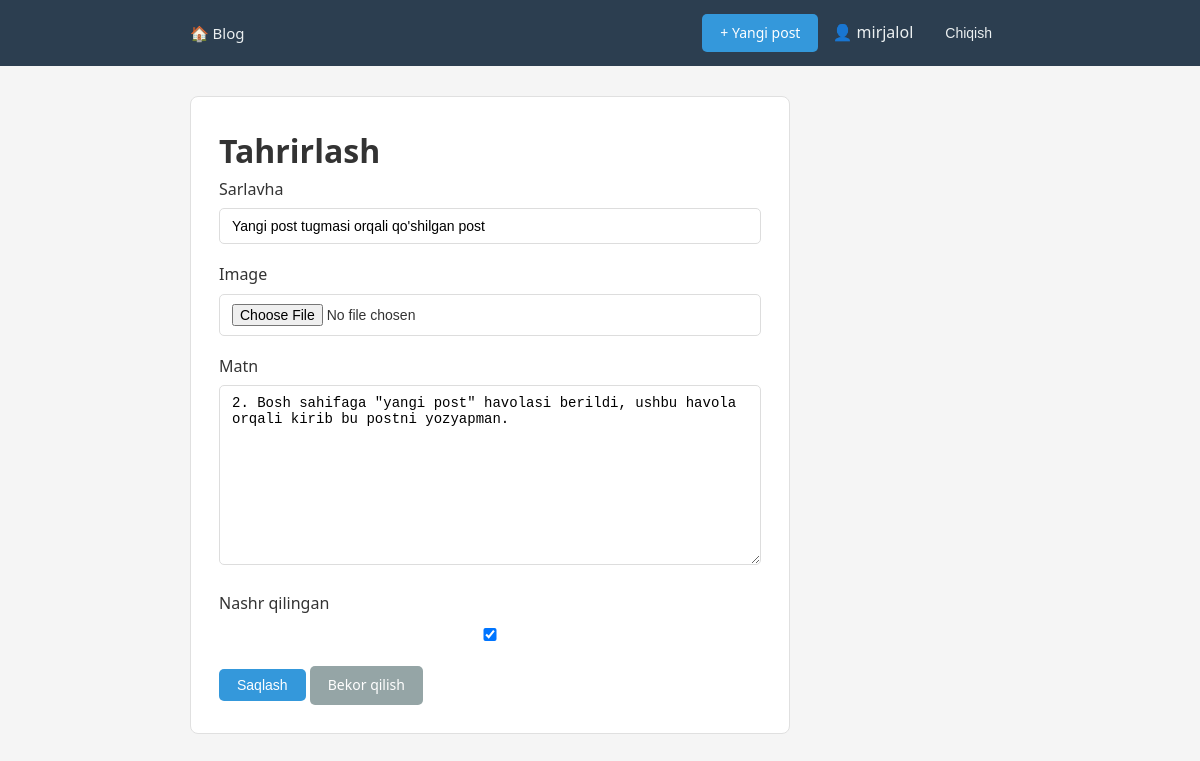
Page /posts/9/tahrir/ (signed in) on the committed database.
### posts/models.py (models this page shows, shortened)
class Post(models.Model):
    title      = models.CharField(max_length=200)
    slug       = models.SlugField(max_length=200, unique=True, blank=True)
    content    = models.TextField()
    image      = models.ImageField(upload_to='post_images/', blank=True, null=True)
    created_at = models.DateTimeField(auto_now_add=True)
    updated_at = models.DateTimeField(auto_now=True)
    published  = models.BooleanField(default=False)
    class Meta:
        ordering = ['-created_at']

### posts/views.py (the view, shortened to what this page needs)
class PostUpdateView(LoginRequiredMixin, UpdateView):
    model         = Post
    form_class    = PostForm
    template_name = 'posts/post_form.html'
    login_url     = '/login/'

### posts/forms.py
class PostForm(forms.ModelForm):
    class Meta:
        model = Post
        fields = ['title', 'image', 'content', 'published']
        widgets = {
            'title': forms.TextInput(attrs={'class': 'form-control', 'placeholder': 'Post sarlavhasi'}),
            'slug': forms.TextInput(attrs={'class': 'form-control', 'placeholder': 'URL uchun slug'}),
            'content': forms.Textarea(attrs={'class': 'form-control', 'placeholder': 'Post matni'}),
            'published': forms.CheckboxInput(attrs={'class': 'form-check-input'}),
        }
        labels = {
            'title': 'Sarlavha',
            'content': 'Matn',
            'published': 'Nashr qilingan',
        }

### templates/posts/post_form.html (shortened to what this page needs)
{% extends 'base.html' %}
{% block content %}
<div class="form-wrap">
    <h1>{% if post %}Tahrirlash{% else %}Yangi post{% endif %}</h1>
    <form method="post" enctype="multipart/form-data">
        {% for field in form %}
        <div class="form-group">
            <label>{{ field.label }}</label>
            {{ field }}
        </div>
        {% endfor %}
        <button type="submit" class="btn btn-primary">
            {% if post %}Saqlash{% else %}Yaratish{% endif %}
        </button>
        <a href="{% url 'bosh' %}" class="btn btn-secondary">Bekor qilish</a>
    </form>
</div>
{% endblock %}

### templates/base.html (shortened to what this page needs)
{% load static %}
<!DOCTYPE html>
<html lang="uz">
<head>
    <link rel="stylesheet" href="{% static 'css/style.css' %}">
</head>
<body>
<nav>
    <div class="container">
        <a href="{% url 'bosh' %}">🏠 Blog</a>
        <div class="nav-right">
            {% if request.user.is_authenticated %}
                <a href="{% url 'post_create' %}" class="btn btn-primary">
                    + Yangi post
                </a>
                <span style="color:#ecf0f1">
                    👤 {{ request.user.username }}
                </span>
                <form method="post" action="{% url 'logout' %}"
                      style="display:inline">
                    <button type="submit" class="btn"
                            style="color:#ecf0f1;background:none">
                        Chiqish
                    </button>
                </form>
            {% else %}
                <a href="{% url 'login' %}" style="color:#ecf0f1">Kirish</a>
                <a href="{% url 'register' %}" class="btn btn-primary">
                    Ro'yxatdan o'tish
                </a>
            {% endif %}
        </div>
    </div>
</nav>
<div class="container">
    {% block content %}{% endblock %}
</div>
</body>
</html>

### static/css/style.css (style rules this page uses)
* { margin: 0; padding: 0; box-sizing: border-box; }
body { font-family: 'Segoe UI', sans-serif; background: #f5f5f5; color: #333; line-height: 1.6; }
.container { max-width: 860px; margin: 0 auto; padding: 0 20px; }
nav { background: #2c3e50; padding: 14px 0; margin-bottom: 30px; }
nav .container { display: flex; align-items: center; gap: 20px; }
nav a { color: #ecf0f1; text-decoration: none; font-size: 15px; }
.nav-right { margin-left: auto; display: flex; align-items: center; gap: 14px; }
.btn { display: inline-block; padding: 8px 18px; border-radius: 5px; text-decoration: none; font-size: 14px; cursor: pointer; border: none; }
.btn-primary { background: #3498db; color: white; }
.btn-secondary { background: #95a5a6; color: white; }
.form-wrap { background: white; padding: 28px; border-radius: 8px; border: 1px solid #e0e0e0; max-width: 600px; }
.form-group { margin-bottom: 18px; }
.form-group label { display: block; font-weight: 500; margin-bottom: 6px; }
.form-group input, .form-group textarea, .form-group select { width: 100%; padding: 9px 12px; border: 1px solid #ddd; border-radius: 5px; font-size: 14px; }

### rows in the picture
Post: form "Yangi post tugmasi orqali qo'shilgan post" "2. Bosh sahifaga \"yangi post\" havolasi berildi, ushbu havola orqali kirib bu postni yozyapman." "☑"

### other values in the picture
{{ request.user.username }} "mirjalol"
{{ field.label }} "Sarlavha" "Image" "Matn" "Nashr qilingan"
